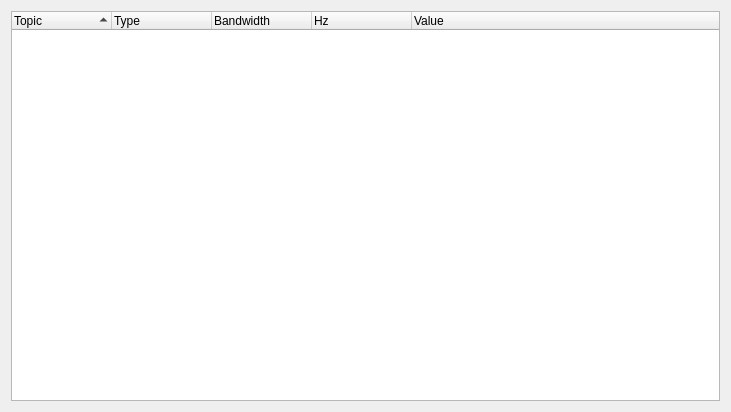
<?xml version="1.0" encoding="UTF-8"?>
<ui version="4.0">
 <class>TopicWidget</class>
 <widget class="QWidget" name="TopicWidget">
  <property name="geometry">
   <rect>
    <x>0</x>
    <y>0</y>
    <width>731</width>
    <height>412</height>
   </rect>
  </property>
  <property name="windowTitle">
   <string>Topic Introspection</string>
  </property>
  <layout class="QVBoxLayout" name="verticalLayout">
   <item>
    <widget class="QTreeWidget" name="topics_tree_widget">
     <property name="contextMenuPolicy">
      <enum>Qt::CustomContextMenu</enum>
     </property>
     <property name="toolTip">
      <string>Right click on item for more options.</string>
     </property>
     <property name="dragEnabled">
      <bool>true</bool>
     </property>
     <property name="dragDropMode">
      <enum>QAbstractItemView::DragOnly</enum>
     </property>
      <property name="sortingEnabled">
       <bool>true</bool>
      </property>
     <column>
      <property name="text">
       <string>Topic</string>
      </property>
     </column>
     <column>
      <property name="text">
       <string>Type</string>
      </property>
     </column>
     <column>
      <property name="text">
       <string>Bandwidth</string>
      </property>
     </column>
     <column>
      <property name="text">
       <string>Hz</string>
      </property>
     </column>
     <column>
      <property name="text">
       <string>Value</string>
      </property>
     </column>
    </widget>
   </item>
  </layout>
 </widget>
 <resources/>
 <connections/>
</ui>
